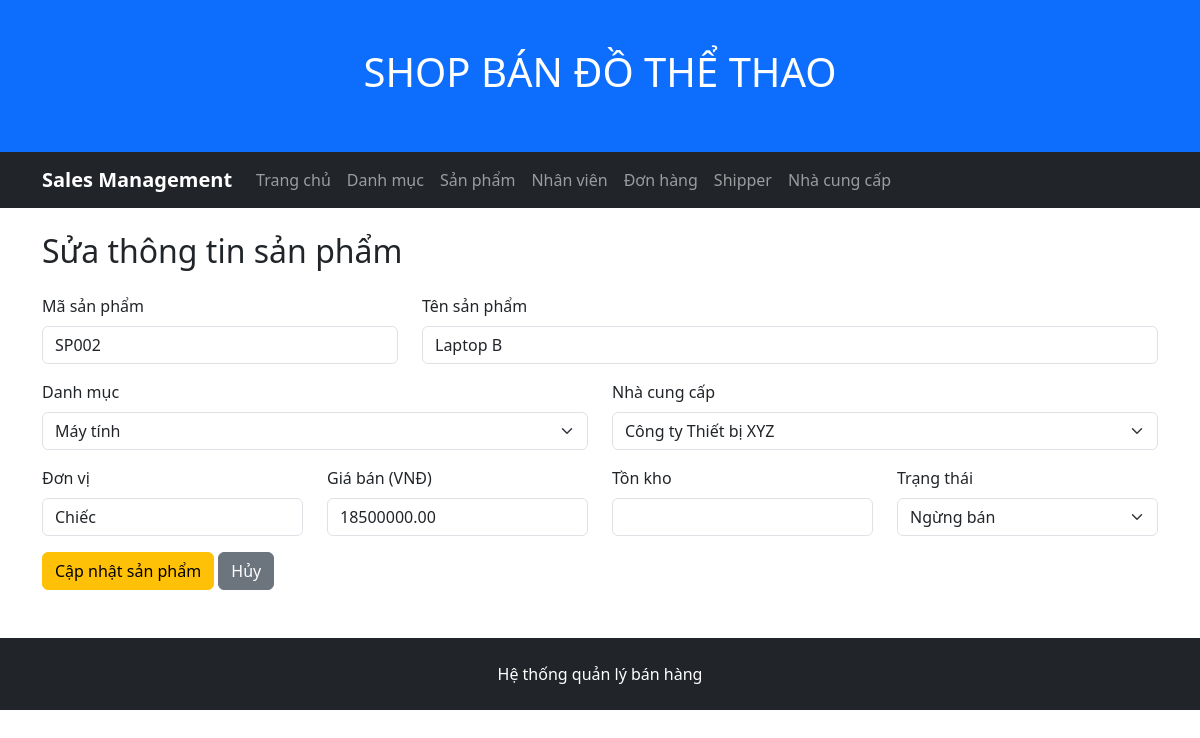
Page /admin/products/edit.php?id=2 on the committed database.
### tables this page shows
CREATE TABLE products (
    ProductID INT AUTO_INCREMENT PRIMARY KEY,
    ProductCode VARCHAR(50) NOT NULL UNIQUE,
    ProductName VARCHAR(255) NOT NULL,
    Description TEXT,
    Unit VARCHAR(20),
    Price DECIMAL(12,2) NOT NULL DEFAULT 0,
    StockQuantity INT NOT NULL DEFAULT 0,
    IsActive BOOLEAN NOT NULL DEFAULT TRUE,
    SupplierID INT NOT NULL,
    CategoryID INT NOT NULL,

    CONSTRAINT chk_products_price CHECK (Price >= 0),
    CONSTRAINT chk_products_stock CHECK (StockQuantity >= 0),
    CONSTRAINT fk_products_supplier
        FOREIGN KEY (SupplierID) REFERENCES suppliers(SupplierID),
    CONSTRAINT fk_products_category
        FOREIGN KEY (CategoryID) REFERENCES categories(CategoryID)
);

CREATE TABLE categories (
    CategoryID INT AUTO_INCREMENT PRIMARY KEY,
    CategoryName VARCHAR(200) NOT NULL,
    Description TEXT
);

CREATE TABLE suppliers (
    SupplierID INT AUTO_INCREMENT PRIMARY KEY,
    SupplierName VARCHAR(200) NOT NULL,
    ContactName VARCHAR(100),
    Address VARCHAR(200),
    City VARCHAR(100),
    PostalCode VARCHAR(20),
    Country VARCHAR(100),
    Phone VARCHAR(20)
);

### public/admin/products/edit.php (the view, shortened to what this page needs)
<?php
require_once '/var/www/src/config/database.php';
$productID = isset($_GET['id']) ? (int)$_GET['id'] : 0;
$productCode = '';
$productName = '';
$categoryID = 0;
$supplierID = 0;
$unit = '';
$price = 0;
$stock = 0;
$status = 1;
if ($_SERVER['REQUEST_METHOD'] === 'POST') {
    $productCode = trim($_POST['ProductCode'] ?? '');
    $productName = trim($_POST['ProductName'] ?? '');
    $categoryID = (int)($_POST['CategoryID'] ?? 0);
    $supplierID = (int)($_POST['SupplierID'] ?? 0);
    $unit = trim($_POST['Unit'] ?? '');
    $price = (float)($_POST['Price'] ?? 0);
    $stock = (int)($_POST['Stock'] ?? 0);
    $status = (int)($_POST['Status'] ?? 1);
    if ($productCode === '' || $productName === '') {
        $error = 'Vui lòng nhập đầy đủ mã sản phẩm và tên sản phẩm.';
    } else {
        $sql = "UPDATE products
                SET ProductCode = ?, ProductName = ?, CategoryID = ?, SupplierID = ?, Unit = ?, Price = ?, Stock = ?, Status = ?
                WHERE ProductID = ?";
        $stmt = $conn->prepare($sql);
        $stmt->bind_param('ssiisdiii', $productCode, $productName, $categoryID, $supplierID, $unit, $price, $stock, $status, $productID);
        if ($stmt->execute()) {
            $stmt->close();
            $conn->close();
            header('Location: /admin/products/');
            exit;
        } else {
            $error = 'Không thể cập nhật sản phẩm.';
        }
        $stmt->close();
    }
} else {
    $sql = "SELECT * FROM products WHERE ProductID = ?";
    $stmt = $conn->prepare($sql);
    $stmt->bind_param('i', $productID);
    $stmt->execute();
    $result = $stmt->get_result();
    if ($product = $result->fetch_assoc()) {
        $productCode = $product['ProductCode'];
        $productName = $product['ProductName'];
        $categoryID = $product['CategoryID'];
        $supplierID = $product['SupplierID'];
        $unit = $product['Unit'];
        $price = $product['Price'];
        $stock = $product['Stock'];
        $status = $product['Status'];
    } else {
        $stmt->close();
        header('Location: /admin/products/');
        exit;
    }
}
$categories = $conn->query("SELECT CategoryID, CategoryName FROM categories ORDER BY CategoryName ASC");
$suppliers = $conn->query("SELECT SupplierID, SupplierName FROM suppliers ORDER BY SupplierName ASC");
require_once '/var/www/src/includes/admin/header.php';
require_once '/var/www/src/includes/admin/navbar.php';
?>
<div class="container mt-4 mb-5">
    <h2 class="mb-4">Sửa thông tin sản phẩm</h2>
    <form method="POST" action="">
        <div class="row">
            <div class="col-md-4 mb-3">
                <label for="ProductCode" class="form-label">Mã sản phẩm</label>
                <input type="text" class="form-control" id="ProductCode" name="ProductCode" value="<?= htmlspecialchars($productCode) ?>" required>
            </div>
            <div class="col-md-8 mb-3">
                <label for="ProductName" class="form-label">Tên sản phẩm</label>
                <input type="text" class="form-control" id="ProductName" name="ProductName" value="<?= htmlspecialchars($productName) ?>" required>
            </div>
        </div>
        <div class="row">
            <div class="col-md-6 mb-3">
                <label for="CategoryID" class="form-label">Danh mục</label>
                <select class="form-select" id="CategoryID" name="CategoryID">
                    <?php if ($categories): ?>
                        <?php while ($cat = $categories->fetch_assoc()): ?>
                            <option value="<?= $cat['CategoryID'] ?>" <?= $cat['CategoryID'] == $categoryID ? 'selected' : '' ?>>
                                <?= htmlspecialchars($cat['CategoryName']) ?>
                            </option>
                        <?php endwhile; ?>
                    <?php endif; ?>
                </select>
            </div>
            <div class="col-md-6 mb-3">
                <label for="SupplierID" class="form-label">Nhà cung cấp</label>
                <select class="form-select" id="SupplierID" name="SupplierID">
                    <?php if ($suppliers): ?>
                        <?php while ($sup = $suppliers->fetch_assoc()): ?>
                            <option value="<?= $sup['SupplierID'] ?>" <?= $sup['SupplierID'] == $supplierID ? 'selected' : '' ?>>
                                <?= htmlspecialchars($sup['SupplierName']) ?>
                            </option>
                        <?php endwhile; ?>
                    <?php endif; ?>
                </select>
            </div>
        </div>
        <div class="row">
            <div class="col-md-3 mb-3">
                <label for="Unit" class="form-label">Đơn vị</label>
                <input type="text" class="form-control" id="Unit" name="Unit" value="<?= htmlspecialchars($unit) ?>">
            </div>
            <div class="col-md-3 mb-3">
                <label for="Price" class="form-label">Giá bán (VNĐ)</label>
                <input type="number" step="0.01" class="form-control" id="Price" name="Price" value="<?= htmlspecialchars($price) ?>">
            </div>
            <div class="col-md-3 mb-3">
                <label for="Stock" class="form-label">Tồn kho</label>
                <input type="number" class="form-control" id="Stock" name="Stock" value="<?= htmlspecialchars($stock) ?>">
            </div>
            <div class="col-md-3 mb-3">
                <label for="Status" class="form-label">Trạng thái</label>
                <select class="form-select" id="Status" name="Status">
                    <option value="0" <?= $status == 0 ? 'selected' : '' ?>>Ngừng bán</option>
                </select>
            </div>
        </div>
        <button type="submit" class="btn btn-warning">Cập nhật sản phẩm</button>
        <a href="/admin/products/" class="btn btn-secondary">Hủy</a>
    </form>
</div>
<?php
require_once '/var/www/src/includes/admin/footer.php';
?>

### rows in the picture
products: ProductCode "SP002", ProductName "Laptop B", CategoryID "Máy tính", SupplierID "Công ty Thiết bị XYZ", Unit "Chiếc", Price "18500000.00"
